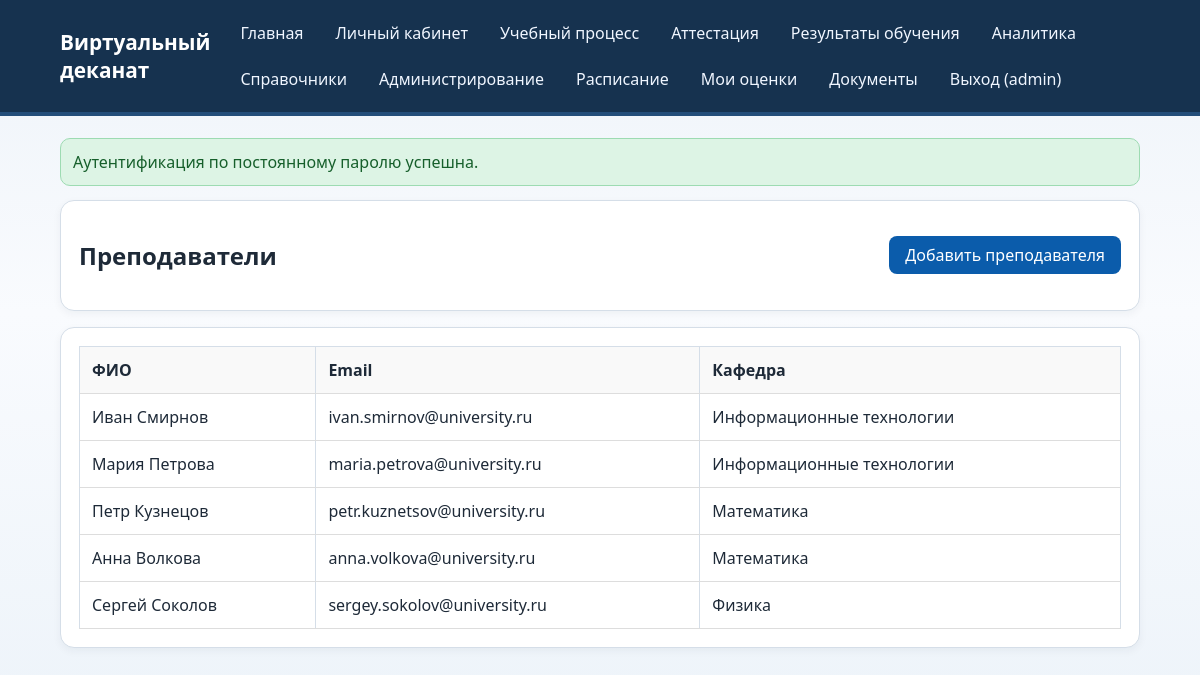
The page /references/teachers (signed in) on the database its author committed.
### models.py (models this page shows)
class User(Base):
    __tablename__ = "users"
    id = Column(Integer, primary_key=True, index=True)
    username = Column(String(50), unique=True, nullable=False, index=True)
    password_hash = Column(String(255), nullable=False)
    full_name = Column(String(120), nullable=False)
    is_active = Column(Boolean, default=True, nullable=False)
    clearance_level = Column(Integer, default=1, nullable=False)
    secret_key = Column(Integer, default=100, nullable=False)
    primary_role_id = Column(Integer, ForeignKey("roles.id"), nullable=True)
    primary_role = relationship("Role", foreign_keys=[primary_role_id])
    roles = relationship("Role", secondary="user_roles", back_populates="users")
    action_logs = relationship("ActionLog", back_populates="user")

class Teacher(Base):
    __tablename__ = "teachers"
    id = Column(Integer, primary_key=True, index=True)
    full_name = Column(String(120), nullable=False)
    email = Column(String(100), unique=True, nullable=False, index=True)
    department_id = Column(Integer, ForeignKey("departments.id"), nullable=False, index=True)
    department = relationship("Department", back_populates="teachers")
    disciplines = relationship("Discipline", secondary="teacher_disciplines", back_populates="teachers")
    schedules = relationship("Schedule", back_populates="teacher")
    attestations = relationship("Attestation", back_populates="teacher")

class Department(Base):
    __tablename__ = "departments"
    id = Column(Integer, primary_key=True, index=True)
    name = Column(String(100), unique=True, nullable=False, index=True)
    description = Column(Text, nullable=True)
    teachers = relationship("Teacher", back_populates="department")

### main.py (the view)
@app.get("/references/teachers", response_class=HTMLResponse)
def teachers_list(request: Request, db: Session = Depends(get_db)):
    user, redirect = section_guard(request, db, "references")
    if redirect:
        return redirect
    teachers = db.query(Teacher).all()
    context = build_context(request, db, {"teachers": teachers})
    return templates.TemplateResponse("references/teachers_list.html", context)

### templates/references/teachers_list.html (shortened to what this page needs)
{% extends "base.html" %}
{% block content %}
<section class="card">
    <div class="row-between">
        <h2>Преподаватели</h2>
        <a href="/references/teachers/add" class="btn">Добавить преподавателя</a>
    </div>
</section>
{% if teachers %}
<section class="card">
    <table>
        <thead>
            <tr>
                <th>ФИО</th>
                <th>Email</th>
                <th>Кафедра</th>
            </tr>
        </thead>
        <tbody>
            {% for teacher in teachers %}
            <tr>
                <td>{{ teacher.full_name }}</td>
                <td>{{ teacher.email }}</td>
                <td>{{ teacher.department.name }}</td>
            </tr>
            {% endfor %}
        </tbody>
    </table>
</section>
{% else %}
<section class="card">
    <p>Преподавателей не найдено.</p>
</section>
{% endif %}
{% endblock %}

### templates/base.html (shortened to what this page needs)
<!DOCTYPE html>
<html lang="ru">
<head>
    <link rel="stylesheet" href="/static/style.css">
</head>
<body>
    <header class="site-header">
        <div class="container row-between">
            <h1>Виртуальный деканат</h1>
            <nav class="top-nav">
                <a href="/">Главная</a>
                {% if current_user %}
                    <a href="/dashboard">Личный кабинет</a>
                    {% for section in available_sections %}
                        <a href="{{ section.path }}">{{ section.title }}</a>
                    {% endfor %}
                    <a href="/logout">Выход ({{ current_user.username }})</a>
                {% else %}
                    <a href="/register">Регистрация</a>
                    <a href="/login">Вход</a>
                {% endif %}
            </nav>
        </div>
    </header>
    <main class="container">
        {% if flash %}
            <div class="flash flash-{{ flash.category }}">
                {{ flash.message }}
            </div>
        {% endif %}
        {% block content %}{% endblock %}
    </main>
</body>
</html>

### static/style.css (style rules this page uses)
:root { --bg: #f3f6fb; --surface: #ffffff; --text: #1e2a38; --muted: #5c6f84; --accent: #0b5cab; --accent-soft: #d6e7f8; --ok: #1e7a39; --ok-soft: #ddf4e5; --err: #9b2020; --err-soft: #fae0e0; --border: #d5dee8; }
* { box-sizing: border-box; }
body { margin: 0; font-family: "Segoe UI", Tahoma, sans-serif; background: linear-gradient(180deg, #eef3f9 0%, #f9fbfe 45%, #eef4fa 100%); color: var(--text); }
.container { width: min(1080px, 92vw); margin: 0 auto; }
.site-header { background: #16324f; color: #fff; padding: 16px 0; border-bottom: 4px solid #244e7a; }
.site-header h1 { margin: 0; font-size: 1.3rem; }
.row-between { display: flex; justify-content: space-between; align-items: center; gap: 20px; }
.top-nav { display: flex; flex-wrap: wrap; gap: 12px; }
.top-nav a { color: #f0f6ff; text-decoration: none; padding: 6px 10px; border-radius: 8px; }
main { padding: 22px 0 30px; }
.card { background: var(--surface); border: 1px solid var(--border); border-radius: 14px; padding: 18px; margin-bottom: 16px; box-shadow: 0 3px 9px rgba(13, 37, 63, 0.05); }
.flash { border-radius: 10px; padding: 12px; margin-bottom: 14px; }
.flash-success { background: var(--ok-soft); border: 1px solid #9ddbb2; color: #165f2b; }
table { width: 100%; border-collapse: collapse; }
th, td { border: 1px solid var(--border); padding: 9px; text-align: left; vertical-align: top; }
th { background: #eef5fc; }

### templates/references/teachers_list.html (style rules this page uses)
table { width: 100%; border-collapse: collapse; }
th, td { padding: 12px; text-align: left; border-bottom: 1px solid #ddd; }
th { background: #f9f9f9; font-weight: bold; }
.row-between { display: flex; justify-content: space-between; align-items: center; }
.btn { padding: 8px 16px; background: #0b5cab; color: white; text-decoration: none; border-radius: 8px; }

### rows shown on the page
User: username "admin"
Teacher: full_name "Иван Смирнов", email "ivan.smirnov@university.ru", department.name "Информационные технологии"
Teacher: full_name "Мария Петрова", email "maria.petrova@university.ru", department.name "Информационные технологии"
Teacher: full_name "Петр Кузнецов", email "petr.kuznetsov@university.ru", department.name "Математика"
Teacher: full_name "Анна Волкова", email "anna.volkova@university.ru", department.name "Математика"
Teacher: full_name "Сергей Соколов", email "sergey.sokolov@university.ru", department.name "Физика"

### other values the page prints
{{ section.title }} "Учебный процесс" "Аттестация" "Результаты обучения" "Аналитика" "Справочники" "Администрирование" "Расписание" "Мои оценки" "Документы"
{{ flash.message }} "Аутентификация по постоянному паролю успешна."
